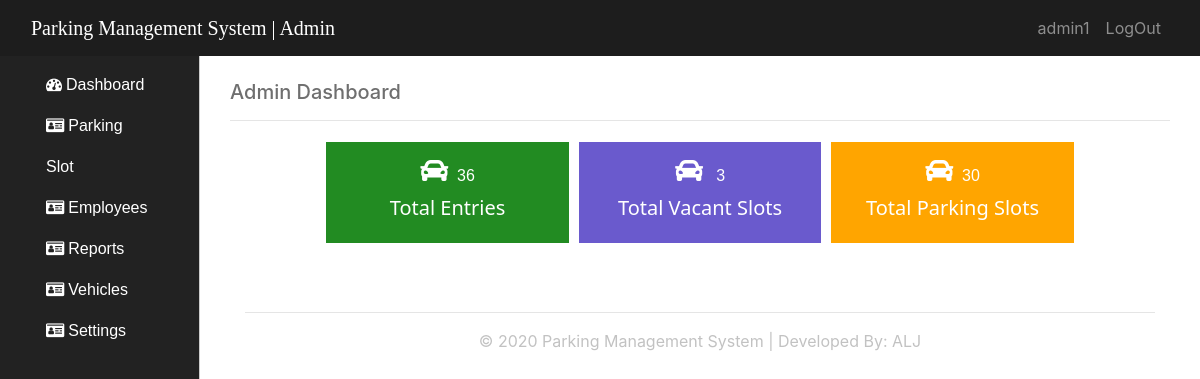
Screenshot of /admin_panel.php (signed in) with the database file from the repository.
### tables this page shows
CREATE TABLE `tbl_users` (
  `id` int(11) NOT NULL,
  `firstname` varchar(50) NOT NULL,
  `lastname` varchar(50) NOT NULL,
  `username` varchar(50) NOT NULL,
  `password` varchar(250) NOT NULL,
  `email` varchar(250) NOT NULL,
  `contact` int(20) NOT NULL,
  `role` varchar(20) NOT NULL,
  `date` time NOT NULL
);

CREATE TABLE `tbl_parking_slots` (
  `id` int(11) NOT NULL,
  `available_slots` int(20) NOT NULL,
  `total_parking_slots` int(11) NOT NULL
);

### includes/dbh.inc.php (called while the page is built, shortened)
<?php
 class Database{
    protected function db_connection()
    {
        $this->db_host ="localhost";
        $this->db_username ="root";
        $this->db_password ="";
        $this->db_name ="db_pms";
        $this->connection = new mysqli($this->db_host,$this->db_username,$this->db_password,$this->db_name);
        return $this->connection;
    }
 }
?>

### includes/Select.class.php (called while the page is built, shortened)
<?php
include_once 'dbh.inc.php';
class Select_class extends Database{
        public function select_login_info($user_id){
            $query_select_login = "Select * from tbl_users where id='$user_id'";
            $result=mysqli_query($this->connection,$query_select_login);
            return $result;
        }
public function select_number_entry(){
    $query_all_entry="Select * from tbl_parking_entry";
    $result=mysqli_query($this->connection,$query_all_entry);
    return $result;
}
public function select_all_slots(){
    $query_all_total_slots="Select * from tbl_parking_slots";
    $result=mysqli_query($this->connection,$query_all_total_slots);
    return $result;
}
}
?>

### admin_panel.php (the view, shortened to what this page needs)
<?php
include 'includes/Select.class.php';
$conn_select_all_entry = new Select_class();
$read_all_numrows_entry = $conn_select_all_entry->select_number_entry();
$num_rows = mysqli_num_rows($read_all_numrows_entry);
$read_all_numrows_total_slots= $conn_select_all_entry->select_all_slots();
$total_slots = mysqli_fetch_array($read_all_numrows_total_slots);
$conn_login_current = new Select_class();
$user_id =$_SESSION['id_admin'];
$read_login_current = $conn_login_current->select_login_info($user_id);
$row = mysqli_fetch_assoc($read_login_current);
?>
<!Doctype html>
<html>
<head>
    <link rel="stylesheet" type="text/css" href="assets/bootstrap-4.4.1-dist/css/bootstrap.css">
    <link rel="stylesheet" type="text/css" href="assets/bootstrap-4.4.1-dist/css/custom.css">
    <link rel="stylesheet" href="https://use.fontawesome.com/releases/v5.6.3/css/all.css">
    <link rel="stylesheet" href="https://cdnjs.cloudflare.com/ajax/libs/font-awesome/4.7.0/css/font-awesome.min.css">
</head>
<body>
<div class="container-fluid page-container">
        <div class="row wrapper">
            <div class="col-sm-12" style="background:#1d1d1d;">
                <nav class="navbar navbar-expand-sm  navbar-dark">
                    <a class="navbar-brand" href="#" style="font-family:calibri;">Parking Management System | Admin </a>
                    <div class="collapse navbar-collapse" id="collapsibleNavbar">
                        <ul class="navbar-nav ml-auto">
                            <li class="nav-item ">
                                <a class="nav-link" href="#"><?php echo $row['username'];?></a>
                            </li>
                            <li class="nav-item">
                                <a class="nav-link" href="functions/logout.func.php">LogOut</a>
                            </li>
                        </ul>
                    </div>
                </nav>
            </div>
            <div class="col-lg-2 aside-nav">
                <div class="container">
                <nav class="navbar navbar-expand-md  navbar-dark">
                        <br>
                        <div class="collapse navbar-collapse" id="SideNav">
                        <ul class="navbar-nav d-block">
                            <li class="nav-item fa fa-dashboard"> <a href="admin_panel.php" > Dashboard</a></li>
                            <li class=" nav-item fa fa-id-card"> <a href="parking_slot.php" >Parking Slot</a></li>
                            <li class=" nav-item fa fa-id-card"> <a href="employees.php" >Employees</a></li>
                            <li class=" nav-item fa fa-id-card"> <a href="reports.php" >Reports</a></li>
                            <li class=" nav-item fa fa-id-card"> <a href="vehicles.php" >Vehicles</a></li>
                            <li class=" nav-item fa fa-id-card"> <a href="admin_settings.php" >Settings</a></li>
                        </ul>
                        </div>
                    </nav>
                </div>
             </div>
            <div class="col-md-10 dash justify-content-center">
                <div class="container"><br>
                    <h5 style="color:#6f6f6f;">Admin Dashboard</h5>
                    <hr>
                    <div class="row d-flex justify-content-center">
                        <div class="col-md-3 box box1">
                            <h3 class="fas fa-car"></h3>
                            &nbsp;<label><?php echo $num_rows;?></label>
                            <h4>Total Entries</h4>
                        </div>
                        <div class="col-md-3 box box2">
                            <h3 class="fas fa-car"></h3>
                            &nbsp; <label><?php echo $total_slots['available_slots'];?></label>
                            <h4>Total Vacant Slots</h4>
                        </div>
                        <div class="col-md-3 box box3">
                            <h3 class="fas fa-car"></h3>
                            &nbsp;<label><?php echo $total_slots['total_parking_slots'];?></label>
                            <h4>Total Parking Slots</h4>
                        </div>
                    </div>
                    <br><br>
                      <div class="container text-center">
                      <hr>
                      <footer style="color:#c2c2c2;">
                      &copy; 2020 Parking Management System | Developed By: ALJ
                      </footer>
                      </div>
                </div>
            </div>
        </div>
    </div>
</body>
</html>

### rows the page displays
tbl_users: username "admin1"
tbl_parking_slots: available_slots "3", total_parking_slots "30"

### other values shown
$num_rows "36"
